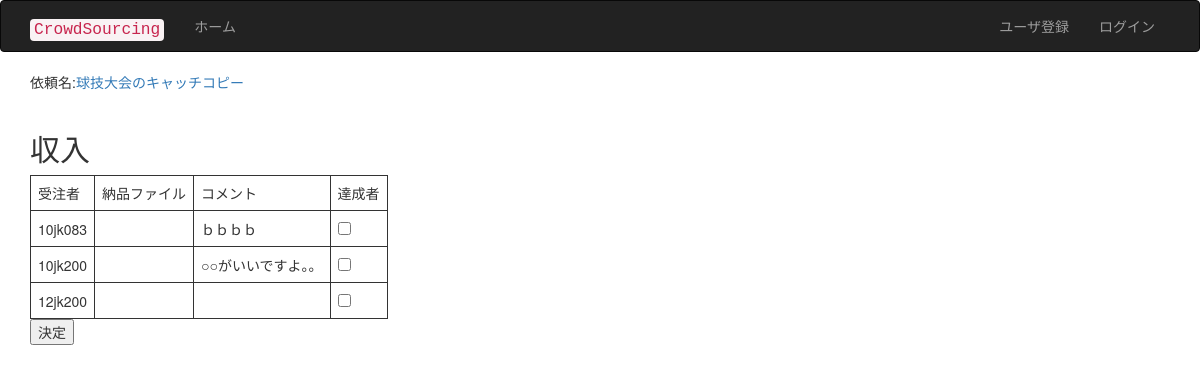
The page /reqclear.php?rid=5 on the database its author committed.
### tables this page shows
CREATE TABLE IF NOT EXISTS `tb_request` (
  `requestid` int(11) NOT NULL AUTO_INCREMENT,
  `rname` varchar(128) NOT NULL,
  `sdate` date NOT NULL,
  `edate` date NOT NULL,
  `contents` varchar(1000) NOT NULL,
  `point` int(11) NOT NULL,
  `genre` int(11) NOT NULL,
  `perpicient` int(11) DEFAULT NULL,
  `amethod` int(11) NOT NULL,
  `requserid` varchar(16) NOT NULL,
  `rpoint` int(11) NOT NULL,
  PRIMARY KEY (`requestid`)
);

CREATE TABLE IF NOT EXISTS `tb_receive` (
  `requestid` int(11) NOT NULL,
  `userid` varchar(32) NOT NULL,
  `dgresult` int(11) DEFAULT NULL,
  `comment` varchar(1000) NOT NULL,
  `rday` datetime NOT NULL,
  `eday` datetime DEFAULT NULL,
  UNIQUE KEY `requestid` (`requestid`,`userid`)
);

### reqclear.php (the view, shortened to what this page needs)
<?php
include('page_header.php');
include 'db_inc.php';
$rid = $_GET["rid"];
$sql = "SELECT * FROM  tb_request NATURAL JOIN tb_receive WHERE requestid=" . $rid;
$rs = mysql_query($sql, $conn);
$row = mysql_fetch_array($rs);
?>
<p>依頼名:<A Href="http://localhost/crowdsourcing/reqlist.php" class="div"><?php echo $row['rname']?></A><br><br>
<form action="reqclear_save.php" method="post">
<h2>収入</h2>
<FORM ACTION="pointsave2.php" METHOD="POST">
<table>
  <tr>
    <td>受注者</td>
    <td>納品ファイル</td>
    <td>コメント</td>
    <td>達成者</td>
  </tr>
  <?php
   while ( $row ) {
	echo '<tr>';
	echo '<td>' . $row['userid'] . '</td>';
	echo '<td>  </td>';
	echo '<td>' . $row['comment'] . '</td>';
	echo '<td><input type="checkbox" name="q[]" value="'. $row['userid']. '"> </td>';
	echo '</tr>';
	$row = mysql_fetch_array($rs);
}
  ?>
</table>
<p><input type="submit" value="決定"></p>
</form>

### reqclear.php (style rules this page uses)
table { border-collapse: collapse; }
td { border: solid 1px; padding: 0.5em; }

### rows shown on the page
tb_request: rname "球技大会のキャッチコピー"
tb_receive: userid "10jk083", comment "ｂｂｂｂ"
tb_receive: userid "10jk200", comment "○○がいいですよ。。"
tb_receive: userid "12jk200"

### other values the page prints
$label "ユーザ登録"
$label "ログイン"
